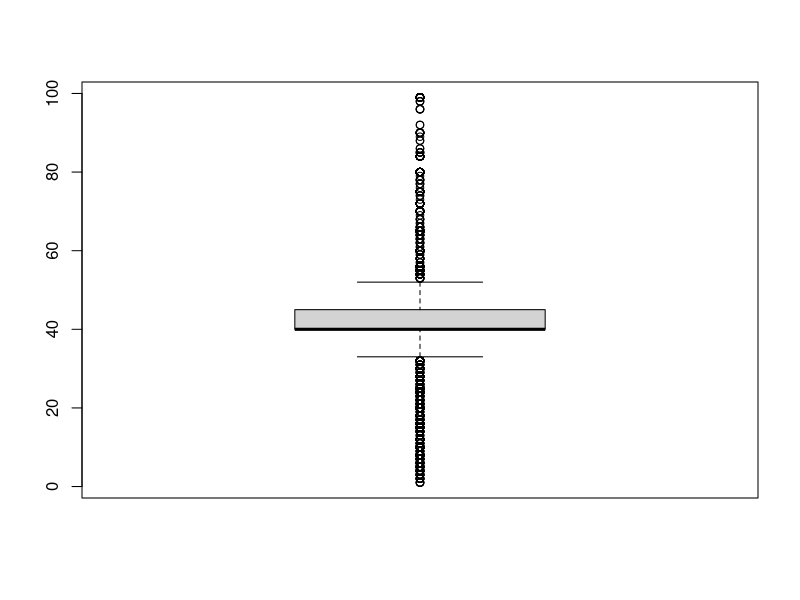
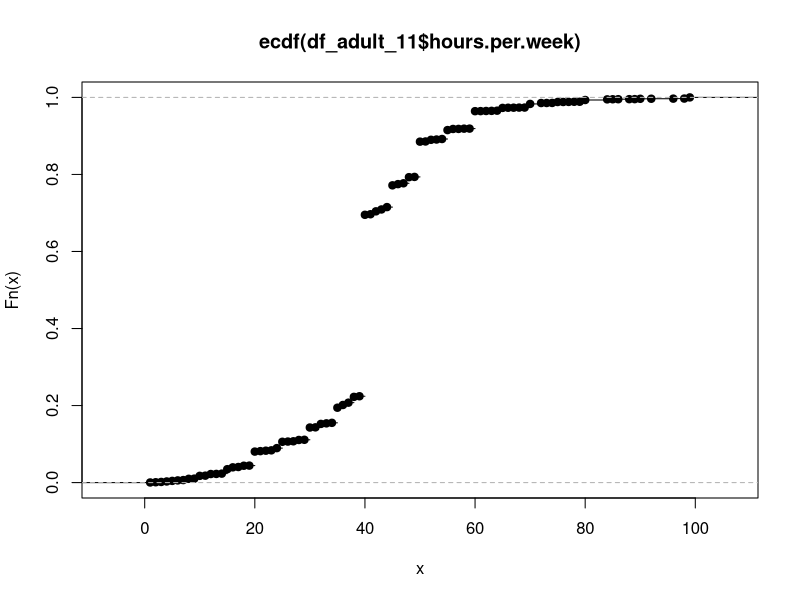

Reproduce these figures in R, in order.
## 1
# Assegno la working directory
# Ho creato un progetto, quindi la workdir è già corretta.
setwd('C:/Files/Personali/Unige/Code/SD/StatGit/Esercitazione3/')
# Prendi il file adult.txt dalla workdir attuale e portalo
# in un data frame - I valori sotto rispettano il file importato

df_adult <- read.table(
  "../dataset/adult.txt",
  sep = ",",
  na.strings = "?",
  # La prima riga non va letta
  header = F,
  skip = 1,
  ## 2
  col.names = c(
    "age", "workclass", "fnlwgt", "education", "education-num",
    "marital-status", "occupation", "relationship", "race", "sex",
    "capital-gain", "capital-loss", "hours-per-week", "native-country", "income"
  )
)
# Trasformo tutte le variabili in chr a variabili
# in factor ( workclass, education, marital-status...)
# Cambio tutte le variabili chr in factor con un iterazione

# Itero attraverso i nomi di colonna
for (i in colnames(df_adult)) {
  # Se la classe del vettore colonna (uso [[]] per generare un vettore
  # anzi che un dataframe da una singola colonna) è character,
  # cambia quella colonna in fattore
  # print(class(df_adult[[i]])) //DEBUG
  if (class(df_adult[[i]]) == "character") {
    # Cat concatena i valori e li stampa, così posso mettere sia
    # i che la stringa nella stessa linea e ridurre la lunghezza
    cat("Cambio la classe di ", i, " a fattore\n")
    # (Chiamo la colonna come vettore con [[]] anzi che dataframe$nomecolonna
    # - che fa la stessa cosa - e cambio questo vettore in un factor)
    df_adult[[i]] <- as.factor(df_adult[[i]])
  }
}

df_adult_11 <- na.omit(df_adult)

for (i in colnames(df_adult)) {
  cat("\n\n#####\n TDC di ", i, "\n#####\n")
  # Conto le osservazioni per livello
  freq_colonna <- table(df_adult_11[[i]])
  print(freq_colonna)
  # Utilizzo la frequenza per rimuovere le righe con certi attributi
  for (l in levels(df_adult[[i]])) {
    # Prendo ogni livello del fattore
    # Se ce ne sono meno di 10, togli le righe con quelle osservazioni
    # da df_adult_11
    if (freq_colonna[l] < 11) {
      df_adult_11 <- df_adult_11[df_adult_11[[i]] != l, ]
    }
  }
}

##Es2

#a: Visualizza i 5 numeri di Tukey con setting della mediana di Rstudio

tukey <- fivenum(df_adult_11$hours.per.week)
cat("Minimo, Q1, Mediana/Q2, Q3, Massimo:\n", tukey)

#b: costruisci il box-plot della variabile hours.per.week
boxplot(df_adult_11$hours.per.week)
#e della distribuzione cumulata
plot(ecdf(df_adult_11$hours.per.week))

#c: costruisci istogrammi per diversi numeri di classi
# Aggrego per kmeans
five <- kmeans(df_adult_11$hours.per.week, 5) # 5 
six <- kmeans(df_adult_11$hours.per.week, 6)  
ten <- kmeans(df_adult_11$hours.per.week, 10)

